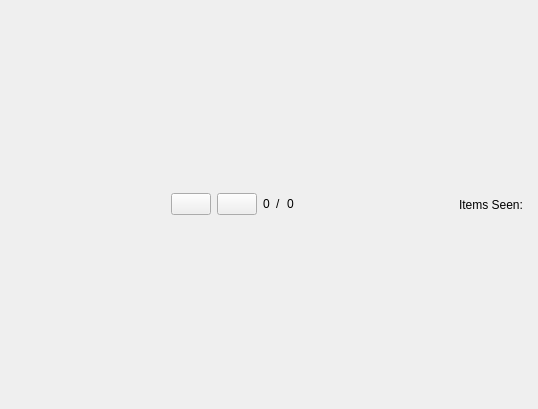
<?xml version="1.0" encoding="UTF-8"?>
<ui version="4.0">
 <class>Form</class>
 <widget class="QWidget" name="Form">
  <property name="geometry">
   <rect>
    <x>0</x>
    <y>0</y>
    <width>538</width>
    <height>409</height>
   </rect>
  </property>
  <property name="windowTitle">
   <string>Form</string>
  </property>
  <layout class="QVBoxLayout" name="verticalLayout_2">
   <item>
    <layout class="QVBoxLayout" name="vLayout"/>
   </item>
   <item>
    <layout class="QVBoxLayout" name="verticalLayout">
     <item>
      <layout class="QHBoxLayout" name="horizontalLayout">
       <property name="sizeConstraint">
        <enum>QLayout::SetMaximumSize</enum>
       </property>
       <item>
        <spacer name="horizontalSpacer">
         <property name="orientation">
          <enum>Qt::Horizontal</enum>
         </property>
         <property name="sizeHint" stdset="0">
          <size>
           <width>40</width>
           <height>20</height>
          </size>
         </property>
        </spacer>
       </item>
       <item>
        <widget class="QPushButton" name="prevButton">
         <property name="sizePolicy">
          <sizepolicy hsizetype="Minimum" vsizetype="Maximum">
           <horstretch>0</horstretch>
           <verstretch>0</verstretch>
          </sizepolicy>
         </property>
         <property name="text">
          <string/>
         </property>
        </widget>
       </item>
       <item>
        <widget class="QPushButton" name="nextButton">
         <property name="sizePolicy">
          <sizepolicy hsizetype="Minimum" vsizetype="Maximum">
           <horstretch>0</horstretch>
           <verstretch>0</verstretch>
          </sizepolicy>
         </property>
         <property name="text">
          <string/>
         </property>
        </widget>
       </item>
       <item>
        <widget class="QLabel" name="currentLabel">
         <property name="sizePolicy">
          <sizepolicy hsizetype="Preferred" vsizetype="Maximum">
           <horstretch>0</horstretch>
           <verstretch>0</verstretch>
          </sizepolicy>
         </property>
         <property name="text">
          <string>0</string>
         </property>
        </widget>
       </item>
       <item>
        <widget class="QLabel" name="label_3">
         <property name="sizePolicy">
          <sizepolicy hsizetype="Preferred" vsizetype="Maximum">
           <horstretch>0</horstretch>
           <verstretch>0</verstretch>
          </sizepolicy>
         </property>
         <property name="text">
          <string>/</string>
         </property>
        </widget>
       </item>
       <item>
        <widget class="QLabel" name="totalLabel">
         <property name="sizePolicy">
          <sizepolicy hsizetype="Preferred" vsizetype="Maximum">
           <horstretch>0</horstretch>
           <verstretch>0</verstretch>
          </sizepolicy>
         </property>
         <property name="text">
          <string>0</string>
         </property>
        </widget>
       </item>
       <item>
        <spacer name="horizontalSpacer_2">
         <property name="orientation">
          <enum>Qt::Horizontal</enum>
         </property>
         <property name="sizeHint" stdset="0">
          <size>
           <width>40</width>
           <height>20</height>
          </size>
         </property>
        </spacer>
       </item>
       <item>
        <widget class="QLabel" name="unseenItemsLabel">
         <property name="text">
          <string>Items Seen: </string>
         </property>
        </widget>
       </item>
      </layout>
     </item>
    </layout>
   </item>
  </layout>
 </widget>
 <resources/>
 <connections/>
</ui>
